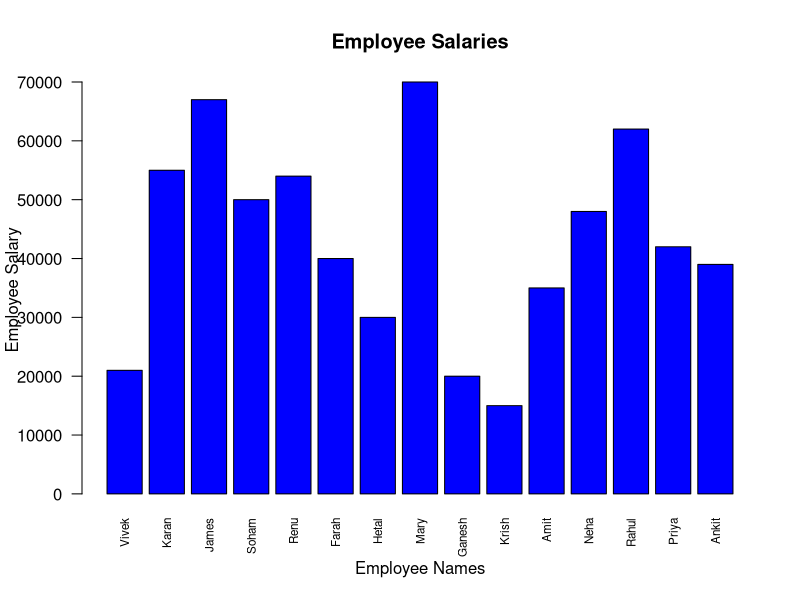

This chart was generated by the following R code:
name <- c("Vivek", "Karan", "James", "Soham", "Renu",
           "Farah", "Hetal", "Mary", "Ganesh", "Krish")
salary <- c(21000, 55000, 67000, 50000, 54000,
            40000, 30000, 70000, 20000, 15000)

Emp_details <- data.frame(
  Name = name,
  Salary = salary
)

#New entries
name <- c("Amit", "Neha", "Rahul", "Priya", "Ankit")
salary = c(35000, 48000, 62000, 42000, 39000)

emp_details_new <- data.frame(
  Name = name,
  Salary = salary
)

#Joining both dataframes
Final <- rbind(Emp_details, emp_details_new)
print(Final)


#Plotting
barplot(
  Final$Salary,
  names.arg = Final$Name,
  xlab = "Employee Names",
  ylab = "Employee Salary",
  main = "Employee Salaries",
  col = "blue",
  las = 2, # Changes the orientation of names to vertical
  cex.names = 0.7 #Reduces text size of X axis names
)
